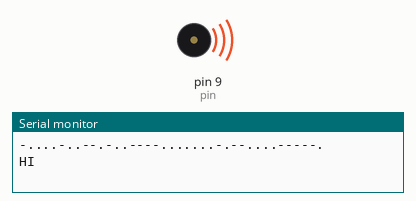
Bench run of a sketch on a simulated Arduino Uno, built with avr-gcc and run on an emulated ATmega328P. Shown: buzzer (waves = sounding), the last lines printed to the serial monitor.

Above: at 0.1 s.
At 11.2 s:
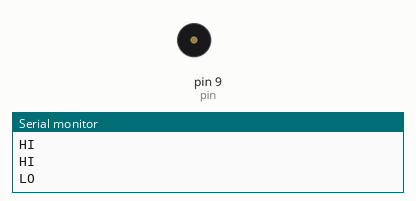
Timing chart, 0 to 12.7 s (numbered marks = the images above):
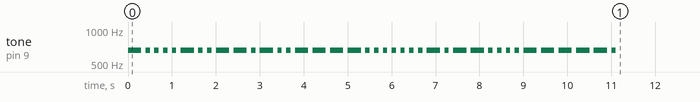

The sketch:

1bit_auto_morse.ino
```cpp
int beat = 100;

String Input_msg = "Brandon Is Awesome";
const int pin = 9;

const String alphabet[] = {
  ".-",
  "-...",
  "-.-.",
  "-..",
  ".",
  "..-.",
  "--.",
  "....",
  "..",
  ".---",
  "-.-",
  ".-..",
  "--",
  "-.",
  "---",
  ".--.",
  "--.-",
  ".-.",
  "...",
  "-",
  "..-",
  "...-",
  ".--",
  "-..-",
  "-.--",
  "--.."
};

const String numbers[] = {
  "-----",
  ".----",
  "..---",
  "...--",
  "....",
  ".....",
  "-....",
  "--...",
  "---..",
  "----."
};


void setup() {
  // put your setup code here, to run once:
  Serial.begin(9600);
  pinMode(pin, OUTPUT);
  sayCode( decodeCode( Input_msg ) ) ;

}

void loop() {
  // put your main code here, to run repeatedly:

}

String decodeCode(String code){
  String decodedMsg = ""; // fully decoded message
  code.toLowerCase();
  for (int i = 0; i < code.length(); i ++){
    if ( isAlpha( code[ i ] ) ){ // if is a letter
      decodedMsg += alphabet[ int( code[ i ] ) - 97 ];
      continue;
    }
    if (isAlphaNumeric( code[ i ] ) ){ // if is a number
      decodedMsg += numbers[ int( code[ i ] ) ];
    }
  }
  Serial.println( decodedMsg );
  return decodedMsg;
}

void sayCode(String decoded_code){
  for (int i = 0; i < decoded_code.length(); i ++){
    //Serial.println(int(decoded_code[i]));
    if (int(decoded_code[i]) == 46){ // if is .
      Serial.println("LO ");
      tone(pin, 660);
      delay(beat);
      noTone(pin);
    }
    if (int(decoded_code[i]) == 45){ // if is -
      Serial.println("HI ");
      tone(pin, 660);
      delay(beat*3);
      noTone(pin);
    }
    delay(beat);
  }
}
```
